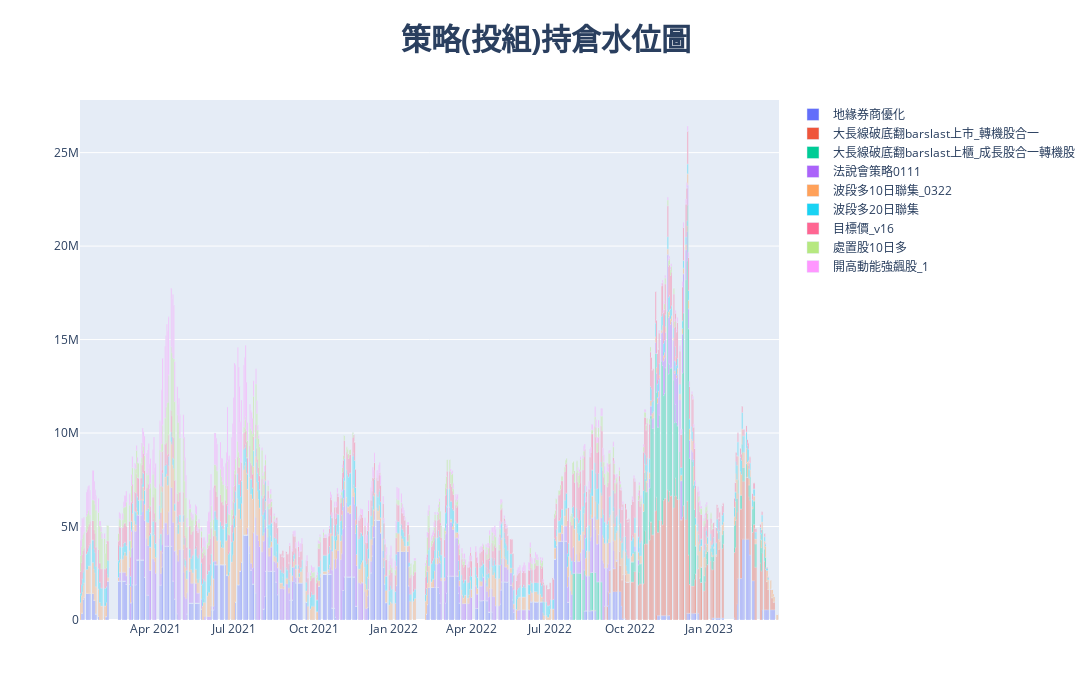

Notebook code cell kept with this figure:
### Code cell
plot_holding_money_bar(portfolio_df_slr, portfolio_cols)

### Figure 1 — Plotly figure (JSON) as saved in the notebook; plotly's stock layout.template omitted (floating-point values rounded to 4 significant figures; data arrays with more than 128 entries replaced by an {"elided": "..."} marker saying what was removed)
{"data": [{"name": "地緣券商優化", "type": "bar", "x": {"elided": "537 str values"}, "y": {"elided": "537 float values"}}, {"name": "大長線破底翻barslast上市_轉機股合一", "type": "bar", "x": {"elided": "537 str values"}, "y": {"elided": "537 float values"}}, {"name": "大長線破底翻barslast上櫃_成長股合一轉機股", "type": "bar", "x": {"elided": "537 str values"}, "y": {"elided": "537 float values"}}, {"name": "法說會策略0111", "type": "bar", "x": {"elided": "537 str values"}, "y": {"elided": "537 float values"}}, {"name": "波段多10日聯集_0322", "type": "bar", "x": {"elided": "537 str values"}, "y": {"elided": "537 float values"}}, {"name": "波段多20日聯集", "type": "bar", "x": {"elided": "537 str values"}, "y": {"elided": "537 float values"}}, {"name": "目標價_v16", "type": "bar", "x": {"elided": "537 str values"}, "y": {"elided": "537 float values"}}, {"name": "處置股10日多", "type": "bar", "x": {"elided": "537 str values"}, "y": {"elided": "537 float values"}}, {"name": "開高動能強飆股_1", "type": "bar", "x": {"elided": "537 str values"}, "y": {"elided": "537 float values"}}], "layout": {"bargap": 0, "barmode": "relative", "height": 700, "title": {"font": {"size": 30}, "text": "<b>策略(投組)持倉水位圖<b>", "x": 0.5}, "width": 1700}}
